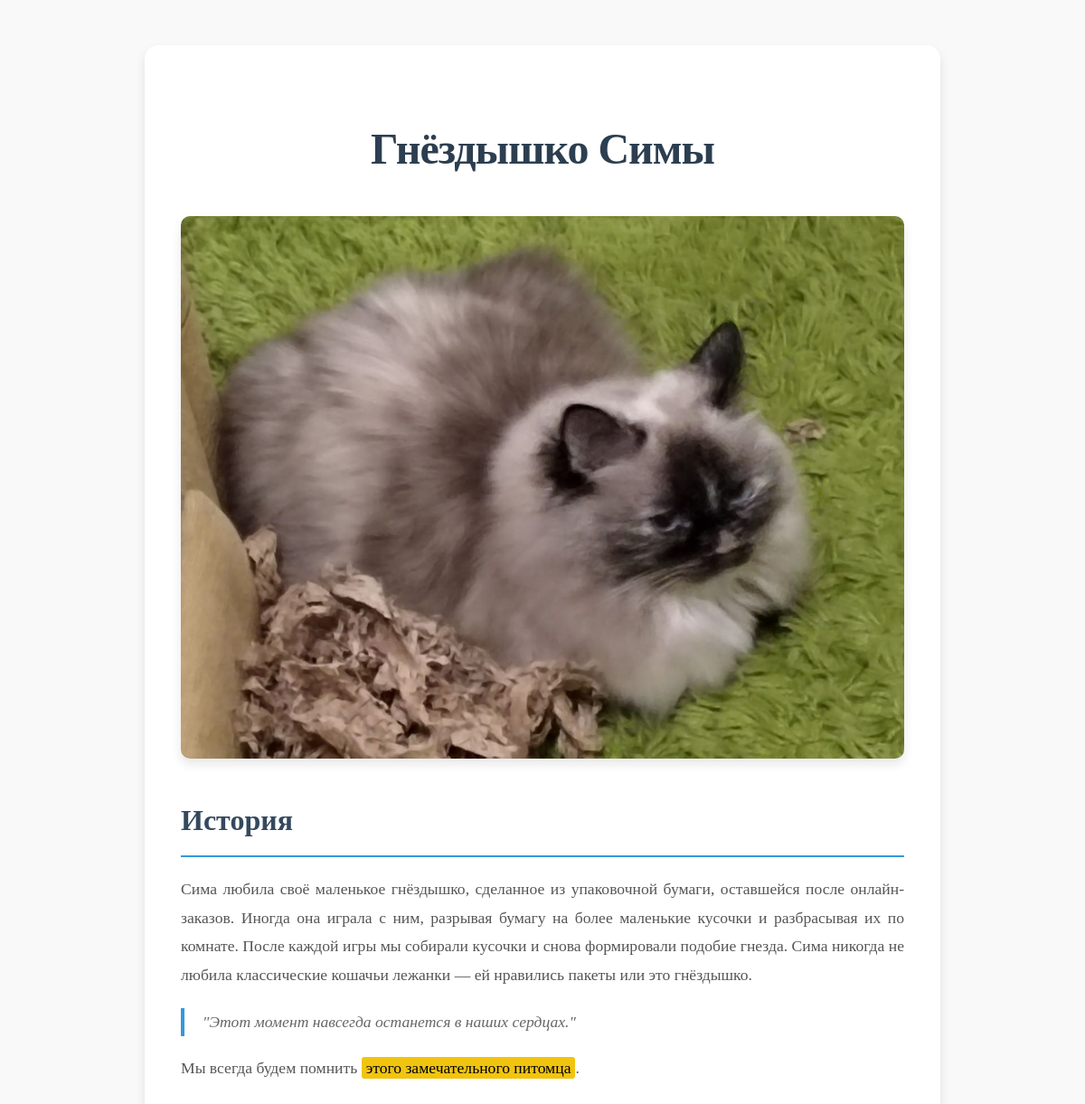
The app's page /article/1 with its own data.
### memorial/models.py (models this page shows, shortened)
class SimaPost(models.Model):
    title = models.CharField(max_length=300, blank=False)
    main_picture = models.ImageField(upload_to="uploads/%Y/%m/%d")
    content = models.TextField(blank=True)
    is_published = models.BooleanField(default=True)
    time_create = models.DateTimeField(auto_now_add=True)

### memorial/views.py (the view)
# urls.py: path('article/<int:number>', articles),
def articles(request, number):
    s_post = SimaPost.objects.all()
    if number == 1:
        sp_post = s_post[0]
        return render(request, 'classic_story.html', {'post': sp_post})
    elif number == 2:
        sp_post = s_post[1]
        return render(request, 'classic_story.html', {'post': sp_post})
    elif number == 3:
        sp_post = s_post[2]
        return render(request, 'classic_story.html', {'post': sp_post})
    elif number == 4:
        sp_post = s_post[3]
        return render(request, 'classic_story.html', {'post': sp_post})

### memorial/templates/classic_story.html (shortened to what this page needs)
{% load static %}
{{ '<' }}{{ '!DOCTYPE html>' }}
<html lang="en">
<head>
    <link type="text/css" href="{% static 'css/new_style.css' %}" rel="stylesheet">
</head>
<body>
    <div class="container">
        <h1>{{ post.title }}</h1>
            {% if post.main_picture %}
                <img src="{{ post.main_picture.url }}" alt="{{ post.title }}">
            {% else %}
                    <p>Изображение отсутствует.</p>
            {% endif %}
            <div class="content">
                <h2>История</h2>
                <p>{{ post.content }}</p>
                <blockquote>
                    "Этот момент навсегда останется в наших сердцах."
                </blockquote>
                <p>Мы всегда будем помнить <span class="highlight">этого замечательного питомца</span>.</p>
            </div>
    </div>
</body>
</html>

### static/css/new_style.css (style rules this page uses)
body { font-family: 'Georgia', serif; background-color: #f9f9f9; color: #444; margin: 0; padding: 0; line-height: 1.8; }
.container { max-width: 800px; margin: 50px auto; padding: 40px; background-color: #fff; border-radius: 15px; box-shadow: 0 6px 12px rgba(0, 0, 0, 0.1); }
h1 { font-size: 3rem; color: #2c3e50; text-align: center; margin-bottom: 30px; font-weight: 700; letter-spacing: -1px; }
h2 { font-size: 2rem; color: #34495e; margin-top: 40px; margin-bottom: 20px; font-weight: 600; border-bottom: 2px solid #3498db; padding-bottom: 10px; }
.content { font-size: 1.1rem; color: #555; text-align: justify; margin-top: 20px; }
.content p { margin-bottom: 20px; }
blockquote { font-style: italic; color: #666; border-left: 4px solid #3498db; padding-left: 20px; margin: 20px 0; }
img { max-width: 100%; height: auto; border-radius: 10px; display: block; margin: 30px auto; box-shadow: 0 6px 12px rgba(0, 0, 0, 0.1); }
.highlight { background-color: #f1c40f; padding: 2px 5px; border-radius: 3px; color: #000; }
h1, h2, h3 { animation: fadeIn 1s ease-out; }

### records on screen
SimaPost: title "Гнёздышко Симы", main_picture (picture), content "Сима любила своё маленькое гнёздышко, сделанное из упаковочной бумаги, оставшейся после онлайн-заказов. Иногда она играла с ним, разрывая бумагу на более маленькие кусочки и разбрасывая их по комнате. После каждой игры мы собирали кусочки и снова формировали подобие гнезда. Сима никогда не любила классические кошачьи лежанки — ей нравились пакеты или это гнёздышко."
